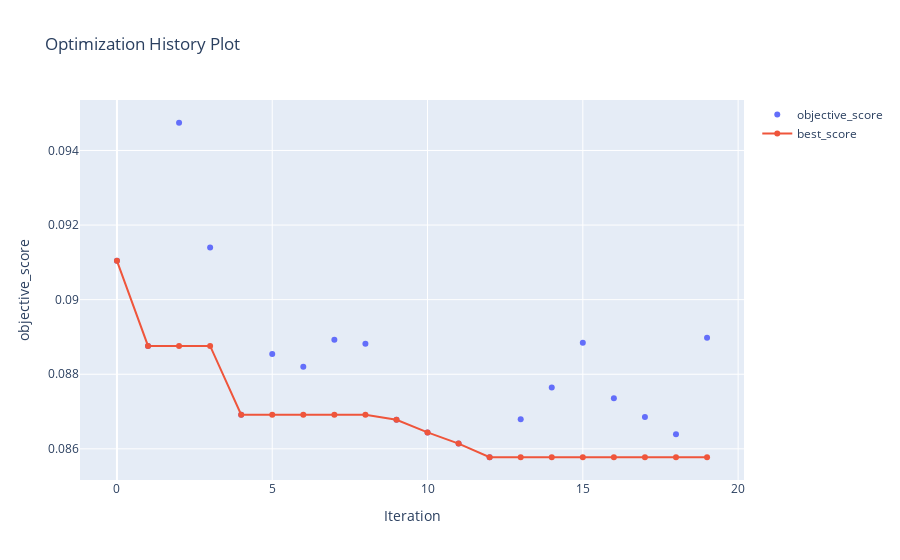

The cell this chart's notebook holds for it:
### Code cell
# plot your results
algo_object.plot_history()

### Figure 1 — Plotly figure (JSON) as saved in the notebook; plotly's stock layout.template omitted (floating-point values rounded to 4 significant figures)
{"data": [{"mode": "markers", "name": "objective_score", "type": "scatter", "x": [0, 1, 2, 3, 4, 5, 6, 7, 8, 9, 10, 11, 12, 13, 14, 15, 16, 17, 18, 19], "y": [0.09104, 0.08876, 0.09474, 0.0914, 0.08691, 0.08854, 0.0882, 0.08892, 0.08882, 0.08678, 0.08644, 0.08614, 0.08577, 0.08679, 0.08765, 0.08885, 0.08736, 0.08686, 0.08639, 0.08898]}, {"mode": "lines+markers", "name": "best_score", "type": "scatter", "x": [0, 1, 2, 3, 4, 5, 6, 7, 8, 9, 10, 11, 12, 13, 14, 15, 16, 17, 18, 19], "y": [0.09104, 0.08876, 0.08876, 0.08876, 0.08691, 0.08691, 0.08691, 0.08691, 0.08691, 0.08678, 0.08644, 0.08614, 0.08577, 0.08577, 0.08577, 0.08577, 0.08577, 0.08577, 0.08577, 0.08577]}], "layout": {"title": {"text": "Optimization History Plot"}, "xaxis": {"title": {"text": "Iteration"}}, "yaxis": {"title": {"text": "objective_score"}}}}
